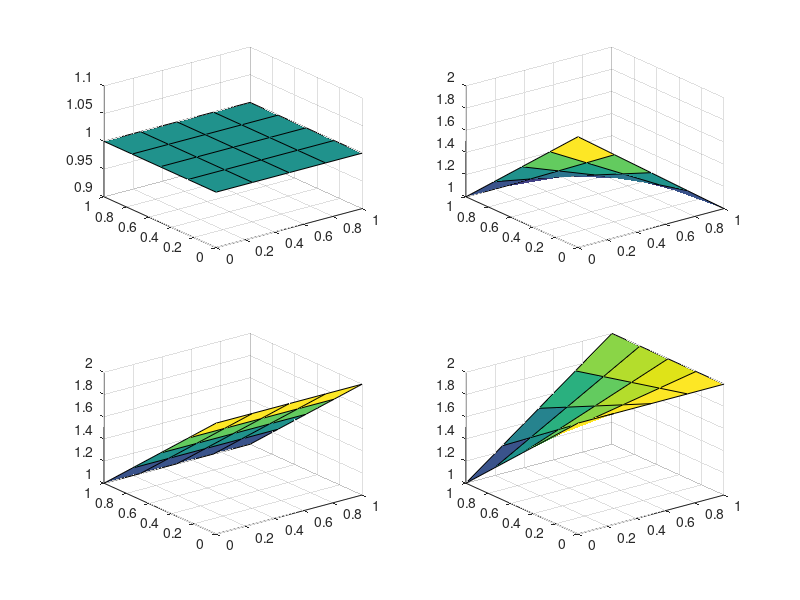

The MATLAB source for this figure:
% This script displays a Lagrange interpolation basis for a 2D hypercube
% (a square)
clear

% Weights for each basis, the basis are centered a (0,0), (1,0), (1,1),
% (0,1)
w = [1,1,1,1];

% Basis functions
p1 = @(x,y) 1 - x - y + x.*y;
p2 = @(x,y) x - x.*y;
p3 = @(x,y) x.*y;
p4 = @(x,y) y - x.*y;

%%% Visualization
n = 5;
[X,Y] = meshgrid(linspace(0,1,n),linspace(0,1,n));

figure(111100)
clf
subplot(2,2,1)
surf(X,Y, w(1)*p1(X,Y) + w(2)*p2(X,Y) + w(3)*p3(X,Y) + w(4)*p4(X,Y))
subplot(2,2,2)
w = [2,1,1,1];
surf(X,Y, w(1)*p1(X,Y) + w(2)*p2(X,Y) + w(3)*p3(X,Y) + w(4)*p4(X,Y))
subplot(2,2,3)
w = [2,2,1,1];
surf(X,Y, w(1)*p1(X,Y) + w(2)*p2(X,Y) + w(3)*p3(X,Y) + w(4)*p4(X,Y))
subplot(2,2,4)
w = [2,2,2,1];
surf(X,Y, w(1)*p1(X,Y) + w(2)*p2(X,Y) + w(3)*p3(X,Y) + w(4)*p4(X,Y))